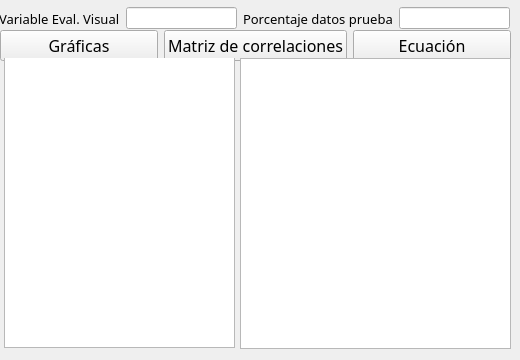
       <widget class="QWidget" name="page_5">
        <widget class="QWidget" name="widget_11" native="true">
         <property name="geometry">
          <rect>
           <x>0</x>
           <y>0</y>
           <width>511</width>
           <height>351</height>
          </rect>
         </property>
         <widget class="QWidget" name="widget_30" native="true">
          <property name="geometry">
           <rect>
            <x>0</x>
            <y>0</y>
            <width>511</width>
            <height>351</height>
           </rect>
          </property>
          <widget class="QWidget" name="widget_31" native="true">
           <property name="geometry">
            <rect>
             <x>-1</x>
             <y>3</y>
             <width>511</width>
             <height>31</height>
            </rect>
           </property>
           <layout class="QHBoxLayout" name="horizontalLayout_11">
            <item>
             <widget class="QLabel" name="label_14">
              <property name="font">
               <font>
                <family>Bodoni MT</family>
                <pointsize>10</pointsize>
               </font>
              </property>
              <property name="text">
               <string>Variable Eval. Visual</string>
              </property>
             </widget>
            </item>
            <item>
             <widget class="QLineEdit" name="varLine_3"/>
            </item>
            <item>
             <widget class="QLabel" name="label_15">
              <property name="font">
               <font>
                <family>Bodoni MT</family>
                <pointsize>10</pointsize>
               </font>
              </property>
              <property name="text">
               <string>Porcentaje datos prueba</string>
              </property>
             </widget>
            </item>
            <item>
             <widget class="QLineEdit" name="NoClusters_2"/>
            </item>
           </layout>
          </widget>
          <widget class="QWidget" name="widget_32" native="true">
           <property name="geometry">
            <rect>
             <x>0</x>
             <y>20</y>
             <width>511</width>
             <height>51</height>
            </rect>
           </property>
           <layout class="QGridLayout" name="gridLayout_11">
            <item row="0" column="0">
             <widget class="QPushButton" name="EvalVis_Button_3">
              <property name="font">
               <font>
                <family>Bodoni MT</family>
                <pointsize>12</pointsize>
               </font>
              </property>
              <property name="text">
               <string>Gráficas</string>
              </property>
              <property name="icon">
               <iconset resource="resources.qrc">
                <normaloff>:/purple_icons/assets/purple/eye.svg</normaloff>:/purple_icons/assets/purple/eye.svg</iconset>
              </property>
             </widget>
            </item>
            <item row="0" column="1">
             <widget class="QPushButton" name="MCorr_Button_3">
              <property name="font">
               <font>
                <family>Bodoni MT</family>
                <pointsize>12</pointsize>
               </font>
              </property>
              <property name="text">
               <string>Matriz de correlaciones</string>
              </property>
              <property name="icon">
               <iconset resource="resources.qrc">
                <normaloff>:/purple_icons/assets/purple/sidebar.svg</normaloff>:/purple_icons/assets/purple/sidebar.svg</iconset>
              </property>
             </widget>
            </item>
            <item row="0" column="2">
             <widget class="QPushButton" name="RL_Button">
              <property name="font">
               <font>
                <family>Bodoni MT</family>
                <pointsize>12</pointsize>
               </font>
              </property>
              <property name="text">
               <string>Ecuación</string>
              </property>
              <property name="icon">
               <iconset resource="resources.qrc">
                <normaloff>:/purple_icons/assets/purple/divide.svg</normaloff>:/purple_icons/assets/purple/divide.svg</iconset>
              </property>
             </widget>
            </item>
           </layout>
          </widget>
          <widget class="QWidget" name="widget_33" native="true">
           <property name="geometry">
            <rect>
             <x>0</x>
             <y>58</y>
             <width>511</width>
             <height>291</height>
            </rect>
           </property>
           <widget class="QTableWidget" name="tableWidget_5">
            <property name="geometry">
             <rect>
              <x>240</x>
              <y>0</y>
              <width>271</width>
              <height>291</height>
             </rect>
            </property>
           </widget>
           <widget class="QTextEdit" name="ShowText_3">
            <property name="geometry">
             <rect>
              <x>4</x>
              <y>-1</y>
              <width>231</width>
              <height>291</height>
             </rect>
            </property>
           </widget>
          </widget>
         </widget>
        </widget>
       </widget>
